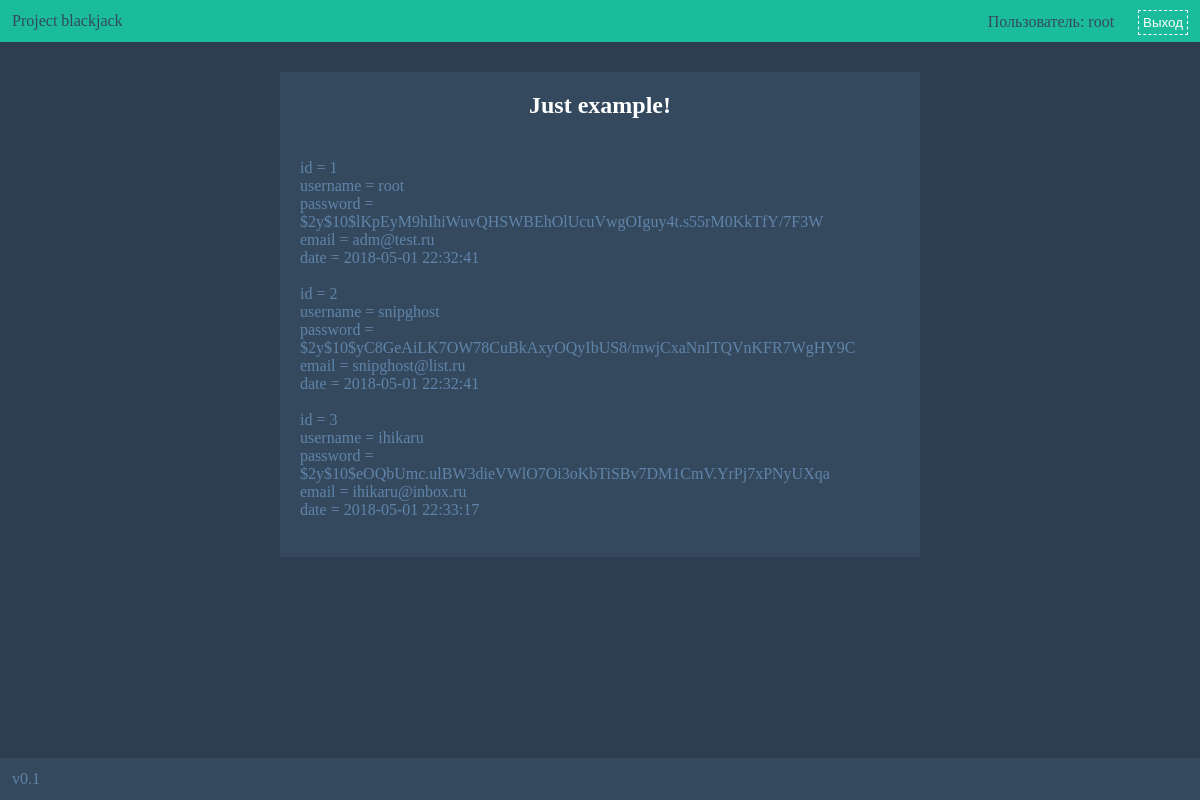
The page / (signed in) on the database its author committed.
### tables this page shows
CREATE TABLE `users` (
  `id` int(11) NOT NULL,
  `username` varchar(32) NOT NULL,
  `password` varchar(64) NOT NULL,
  `email` varchar(64) NOT NULL,
  `date` datetime NOT NULL DEFAULT CURRENT_TIMESTAMP
);

### engine/Session.php (called while the page is built, shortened)
<?php
class Session
{
	public function __get($name)
    {
        if (isset($_SESSION[$name])) {
            return $_SESSION[$name];
        }
    }
    public function __isset($name)
    {
        return isset($_SESSION[$name]);
    }
}

### engine/User.php (called while the page is built, shortened)
<?php
class User
{
	public static function authentication(Session &$session, DBConnection &$db)
	{
		$msg = '';
		if (isset($session->user))
		{
			if (!isset($_POST['logout'])) {
				return [unserialize($session->user), $msg];
			}
		}
		return [NULL, $msg];
	}
}

### index.php (called while the page is built, shortened)
<?php
require_once(ROOT.'engine/Model.php');
require_once(ROOT.'engine/DBConnection.php');
require_once(ROOT.'engine/Session.php');
require_once(ROOT.'engine/User.php');
$session = Session::getInstance();
try {
	$db = new DBConnection(HOSTNAME, USERNAME, PASSWORD, DATABASE);
} catch (DataBaseException $e) {
	include(ROOT.'etc/error.php');
	exit();
}
[$user, $login_err] = User::authentication($session, $db);
$router = new Router();
try {
	$router->run();
} catch (RoutingException $e) {
	include(ROOT.'etc/error.php');
}

### engine/View.php (called while the page is built, shortened)
<?php
class View
{
	public function display($page = null)
	{
		$this->verifyPageData($page);
		extract($page);
		include(ROOT."templates/$template");
	}
}

### controllers/MainController.php (called while the page is built, shortened)
<?php
include_once(ROOT.'models/MainModel.php');
class MainController extends Controller
{
	public function __construct()
	{
		$this->view = new View();
		$this->model = new MainModel();
	}
	public function actionIndex()
	{
		$data = $this->model->getData();
		$page = array(
			'content' => 'main/IndexView.php',
			'data' => $data,
		);
		$this->view->display($page);
	}
}

### engine/DBConnection.php (called while the page is built, shortened)
<?php
class DBConnection
{
	public $mysqli;
	public function connect($host, $user, $password, $dbName)
	{
		$this->mysqli = new mysqli($host, $user, $password, $dbName);
	}
	public function query($query)
	{
		if ($result = $this->mysqli->query($query)) {
			if (gettype($result) != "boolean") {
				$num = 0;
				$data = array();
				while ($row = $result->fetch_assoc()) {
					$data[$num++] = $row;
				}
				return $data;
			}
			return $result;
		} else {
			throw new DataBaseException('Error while requesting', 500);
		}
	}
	public function escape(string $str)
	{
		return $this->mysqli->real_escape_string($str);
	}
	public function select($table, $keys = '*', $where = '', $order = '', $limit = 0)
	{
		$query = 'SELECT ';
		if ($keys === '*' || $keys === '') {
			$query .= '* FROM ';
		} else {
			$query .= implode(', ', $keys).' FROM ';
		}
		$table = $this->escape($table);
		$query .= $table;
		return $this->query($query);
	}
}

### models/MainModel.php (called while the page is built, shortened)
<?php
class MainModel extends Model
{
	public function getData()
	{
		return $this->db->select('users', '*');
	}
}

### engine/Model.php (called while the page is built, shortened)
<?php
class Model
{
	public function __construct()
	{
		global $db;
		$this->db = $db;
	}
}

### views/main/IndexView.php (the view)
<div class="box">
	<center><h2>Just example!</h2></center>
	<?php
		if ($data) {
			foreach ($data as $row) {
				foreach ($row as $key => $value) {
					echo $key.' = '.$value.'<br>';
				}
				echo '<br>';
			}
		}
	?>
</div>

### templates/login.php
<?php global $user, $login_err; if (is_null($user)): ?>
	<form class="login-panel" action="" method="POST">
		<?php if ($login_err != '') echo '<span id="error-msg">', $login_err, '</span>'; ?>
		<input name="username" placeholder="Логин" type="text"/>
		<input name="password" placeholder="Пароль" type="password"/>
		<button name="login" type="submit">Войти</button>
	</form>
<?php else: ?>
	<form class="login-panel" method="POST">
		Пользователь: <?=$user->name?>
		<button name="logout">Выход</button>
	</form>
<?php endif ?>

### css/style.css (style rules this page uses)
* { margin: 0; padding: 0; }
body { background-color: #2c3e50; color: #fff; }
h2 { color: #fff; margin-bottom: 40px; }
.login-panel { float: right; margin-right: 12px; margin-top: -2px; }
.login-panel button { display: inline-block; margin-left: 20px; padding: 4px; border: 1px dashed #fff; background-color: transparent; color: #fff; text-decoration: none; }
.box { padding: 20px; width: 600px; left: 0; right: 0; margin: auto; margin-top: 30px; margin-bottom: 30px; background-color: #34495e; color: #6084a9; }

### rows shown on the page
users: username "root", key "id", id "1", key "username", key "password", password "$2y$10$lKpEyM9hIhiWuvQHSWBEhOlUcuVwgOIguy4t.s55rM0KkTfY/7F3W", key "email", email "adm@test.ru", key "date", date "2018-05-01 22:32:41"
users: key "id", id "2", key "username", username "snipghost", key "password", password "$2y$10$yC8GeAiLK7OW78CuBkAxyOQyIbUS8/mwjCxaNnITQVnKFR7WgHY9C", key "email", email "snipghost@list.ru", key "date", date "2018-05-01 22:32:41"
users: key "id", id "3", key "username", username "ihikaru", key "password", password "$2y$10$eOQbUmc.ulBW3dieVWlO7Oi3oKbTiSBv7DM1CmV.YrPj7xPNyUXqa", key "email", email "ihikaru@inbox.ru", key "date", date "2018-05-01 22:33:17"

### other values the page prints
VERSION "v0.1"
